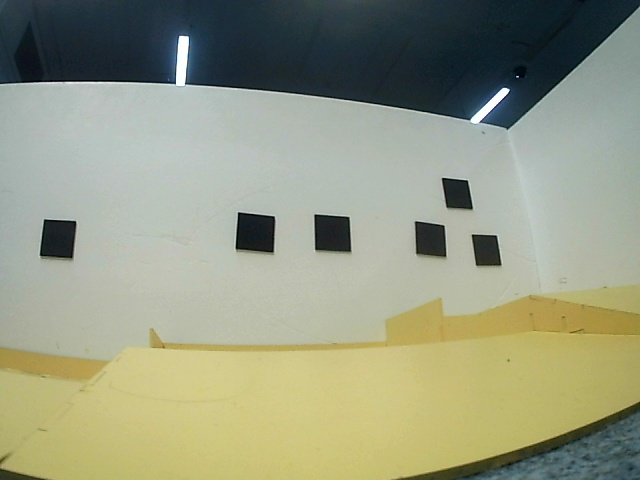
#> input picture software/python/calibration/0.6ma.jpg, 640 x 480 px
$ python -i calibrate.py   (imports and definitions only)   (older library calls are emulated)
#> lines starting #> are read from the running program, lines starting #| are printed output that depends on the picture
import cv2
import numpy as np
import os
import glob
import pyfakewebcam
CHECKERBOARD = (13,12)
subpix_criteria = (cv2.TERM_CRITERIA_EPS+cv2.TERM_CRITERIA_MAX_ITER, 30, 0.1)
calibration_flags = cv2.fisheye.CALIB_RECOMPUTE_EXTRINSIC+cv2.fisheye.CALIB_CHECK_COND+cv2.fisheye.CALIB_FIX_SKEW
objp = np.zeros((1, CHECKERBOARD[0]*CHECKERBOARD[1], 3), np.float32)
objp[0,:,:2] = np.mgrid[0:CHECKERBOARD[0], 0:CHECKERBOARD[1]].T.reshape(-1, 2)
_img_shape = None
objpoints = [] # 3d point in real world space
imgpoints = [] # 2d points in image plane.
images = glob.glob('/home/pi/EGB320/software/python/calibration/*.jpg')
# [15 lines not run here, left out]
N_OK = len(objpoints)
K = np.zeros((3, 3))
D = np.zeros((4, 1))
rvecs = [np.zeros((1, 1, 3), dtype=np.float64) for i in range(N_OK)]
tvecs = [np.zeros((1, 1, 3), dtype=np.float64) for i in range(N_OK)]
# [12 lines that did not run here, left out]
# [4 lines not run here, left out]

DIM=(640, 480)

def undistort(img_path, balance=0.0, dim2=None, dim3=None):
#> called with img_path = '0.6ma.jpg', balance = 0
    img = cv2.imread(img_path)
#> img is the input picture: shape (480, 640, 3); mean B, G, R 129.5, 153.3, 149.1
    dim1 = img.shape[:2][::-1]  #dim1 is the dimension of input image to un-distort
#> dim1 = (640, 480)
    assert dim1[0]/dim1[1] == DIM[0]/DIM[1], "Image to undistort needs to have same aspect ratio as the ones used in calibration"
    if not dim2:
        dim2 = dim1
#> dim2 = (640, 480)
    if not dim3:
        dim3 = dim1
#> dim3 = (640, 480)
    scaled_K = K * dim1[0] / DIM[0]  # The values of K is to scale with image dimension.
#> scaled_K = [[0, 0, 0], [0, 0, 0], [0, 0, 0]]
    scaled_K[2][2] = 1.0  # Except that K[2][2] is always 1.0
    # This is how scaled_K, dim2 and balance are used to determine the final K used to un-distort image. OpenCV document failed to make this clear!
    new_K = cv2.fisheye.estimateNewCameraMatrixForUndistortRectify(scaled_K, D, dim2, np.eye(3), balance=balance)
    map1, map2 = cv2.fisheye.initUndistortRectifyMap(scaled_K, D, np.eye(3), new_K, dim3, cv2.CV_16SC2)
    undistorted_img = cv2.remap(img, map1, map2, interpolation=cv2.INTER_LINEAR, borderMode=cv2.BORDER_CONSTANT)
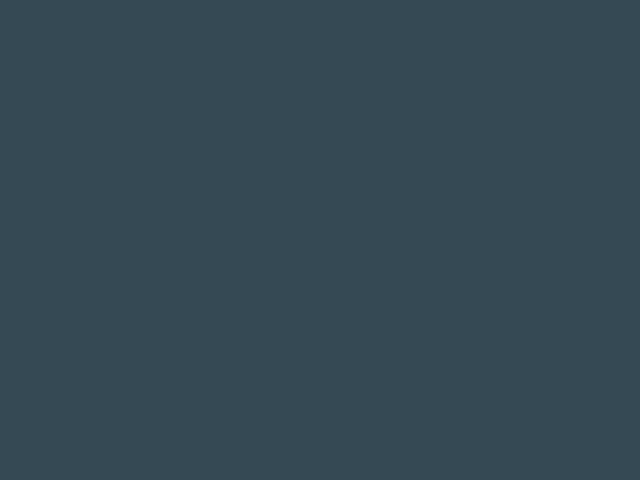
#> undistorted_img: shape (480, 640, 3); mean B, G, R 84, 73, 53
    # cv2.imshow("undistorted", undistorted_img)
    # cv2.waitKey(0)
    # cv2.destroyAllWindows()
#> (the run stopped early here; a loop or call above may not have finished)
